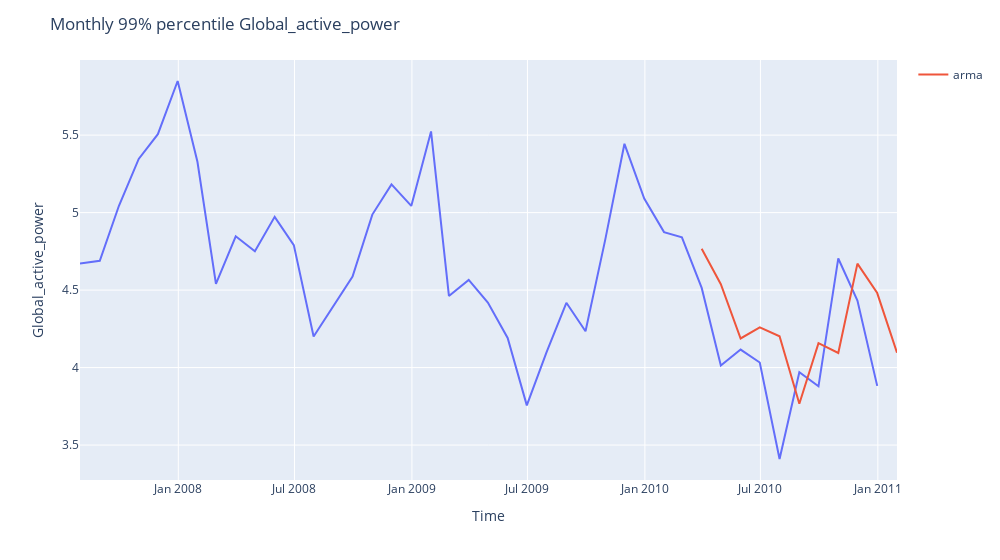

Notebook source saved alongside this figure:
### Code cell
forecast_arma = model_ARMA.predict(start=len(df_monthly[0:-10]), end=len(df_monthly))

figure = px.line(x=df_monthly.index, y=df_monthly[var])
figure.add_scatter(x=forecast_arma.index, y=forecast_arma, mode="lines", name="arma")
figure.update_layout(
    title=f"Monthly 99% percentile {var}",
    width=1000,
    xaxis_title="Time",
    yaxis_title=f"{var}",
)
figure.show()

### Figure 1 — Plotly figure (JSON) as saved in the notebook; plotly's stock layout.template omitted (floating-point values rounded to 4 significant figures)
{"data": [{"hovertemplate": "x=%{x}<br>y=%{y}<extra></extra>", "legendgroup": "", "line": {"color": "#636efa", "dash": "solid"}, "marker": {"symbol": "circle"}, "mode": "lines", "name": "", "orientation": "v", "showlegend": false, "x": ["2007-07-31T00:00:00", "2007-08-31T00:00:00", "2007-09-30T00:00:00", "2007-10-31T00:00:00", "2007-11-30T00:00:00", "2007-12-31T00:00:00", "2008-01-31T00:00:00", "2008-02-29T00:00:00", "2008-03-31T00:00:00", "2008-04-30T00:00:00", "2008-05-31T00:00:00", "2008-06-30T00:00:00", "2008-07-31T00:00:00", "2008-08-31T00:00:00", "2008-09-30T00:00:00", "2008-10-31T00:00:00", "2008-11-30T00:00:00", "2008-12-31T00:00:00", "2009-01-31T00:00:00", "2009-02-28T00:00:00", "2009-03-31T00:00:00", "2009-04-30T00:00:00", "2009-05-31T00:00:00", "2009-06-30T00:00:00", "2009-07-31T00:00:00", "2009-08-31T00:00:00", "2009-09-30T00:00:00", "2009-10-31T00:00:00", "2009-11-30T00:00:00", "2009-12-31T00:00:00", "2010-01-31T00:00:00", "2010-02-28T00:00:00", "2010-03-31T00:00:00", "2010-04-30T00:00:00", "2010-05-31T00:00:00", "2010-06-30T00:00:00", "2010-07-31T00:00:00", "2010-08-31T00:00:00", "2010-09-30T00:00:00", "2010-10-31T00:00:00", "2010-11-30T00:00:00", "2010-12-31T00:00:00"], "xaxis": "x", "y": [4.671, 4.689, 5.044, 5.346, 5.506, 5.849, 5.328, 4.54, 4.847, 4.75, 4.972, 4.79, 4.2, 4.4, 4.588, 4.987, 5.182, 5.043, 5.524, 4.462, 4.566, 4.42, 4.191, 3.756, 4.1, 4.418, 4.234, 4.827, 5.444, 5.09, 4.874, 4.841, 4.514, 4.013, 4.116, 4.033, 3.41, 3.97, 3.879, 4.704, 4.432, 3.882], "yaxis": "y", "type": "scatter"}, {"mode": "lines", "name": "arma", "x": ["2010-03-31T00:00:00", "2010-04-30T00:00:00", "2010-05-31T00:00:00", "2010-06-30T00:00:00", "2010-07-31T00:00:00", "2010-08-31T00:00:00", "2010-09-30T00:00:00", "2010-10-31T00:00:00", "2010-11-30T00:00:00", "2010-12-31T00:00:00", "2011-01-31T00:00:00"], "y": [4.767, 4.538, 4.188, 4.26, 4.202, 3.766, 4.158, 4.094, 4.671, 4.481, 4.096], "type": "scatter"}], "layout": {"xaxis": {"anchor": "y", "domain": [0.0, 1.0], "title": {"text": "Time"}}, "yaxis": {"anchor": "x", "domain": [0.0, 1.0], "title": {"text": "Global_active_power"}}, "legend": {"tracegroupgap": 0}, "margin": {"t": 60}, "title": {"text": "Monthly 99% percentile Global_active_power"}, "width": 1000}}
